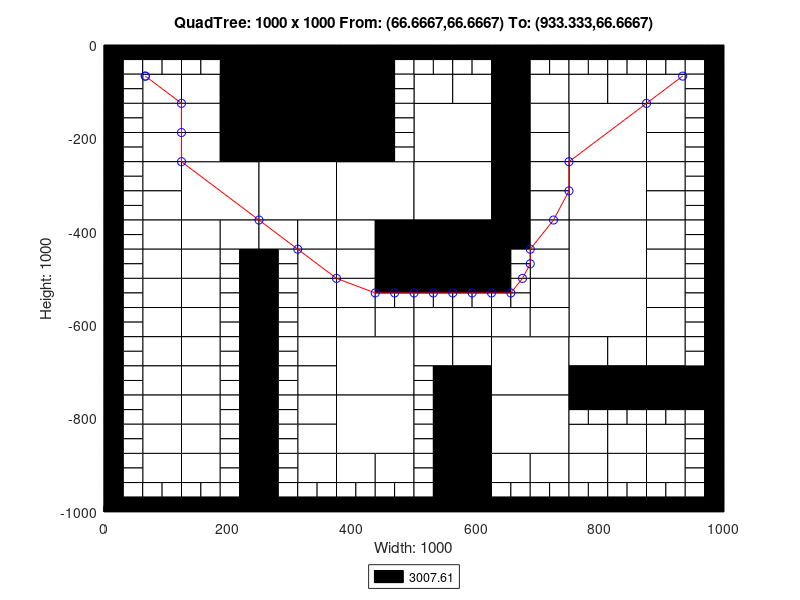

Recreate this plot in MATLAB.
axis([0 1000 -1000 0]);
title('QuadTree: 1000 x 1000 From: (66.6667,66.6667) To: (933.333,66.6667)');
xlabel('Width: 1000');
ylabel('Height: 1000');
rectangle('Position',[250 -125 125 125], 'FaceColor',[0 0 0]);
rectangle('Position',[250 -250 125 125], 'FaceColor',[0 0 0]);
rectangle('Position',[125 -375 125 125], 'FaceColor',[1 1 1]);
rectangle('Position',[250 -375 125 125], 'FaceColor',[1 1 1]);
rectangle('Position',[375 -375 125 125], 'FaceColor',[1 1 1]);
rectangle('Position',[500 -250 125 125], 'FaceColor',[1 1 1]);
rectangle('Position',[750 -250 125 125], 'FaceColor',[1 1 1]);
rectangle('Position',[500 -375 125 125], 'FaceColor',[1 1 1]);
rectangle('Position',[500 -500 125 125], 'FaceColor',[0 0 0]);
rectangle('Position',[750 -375 125 125], 'FaceColor',[1 1 1]);
rectangle('Position',[750 -500 125 125], 'FaceColor',[1 1 1]);
rectangle('Position',[375 -750 125 125], 'FaceColor',[1 1 1]);
rectangle('Position',[375 -875 125 125], 'FaceColor',[1 1 1]);
rectangle('Position',[625 -750 125 125], 'FaceColor',[1 1 1]);
rectangle('Position',[750 -625 125 125], 'FaceColor',[1 1 1]);
rectangle('Position',[625 -875 125 125], 'FaceColor',[1 1 1]);
rectangle('Position',[62.5 -125 62.5 62.5], 'FaceColor',[1 1 1]);
rectangle('Position',[187.5 -62.5 62.5 62.5], 'FaceColor',[0 0 0]);
rectangle('Position',[125 -125 62.5 62.5], 'FaceColor',[1 1 1]);
rectangle('Position',[187.5 -125 62.5 62.5], 'FaceColor',[0 0 0]);
rectangle('Position',[62.5 -187.5 62.5 62.5], 'FaceColor',[1 1 1]);
rectangle('Position',[62.5 -250 62.5 62.5], 'FaceColor',[1 1 1]);
rectangle('Position',[125 -187.5 62.5 62.5], 'FaceColor',[1 1 1]);
rectangle('Position',[187.5 -187.5 62.5 62.5], 'FaceColor',[0 0 0]);
rectangle('Position',[125 -250 62.5 62.5], 'FaceColor',[1 1 1]);
rectangle('Position',[187.5 -250 62.5 62.5], 'FaceColor',[0 0 0]);
rectangle('Position',[375 -62.5 62.5 62.5], 'FaceColor',[0 0 0]);
rectangle('Position',[375 -125 62.5 62.5], 'FaceColor',[0 0 0]);
rectangle('Position',[375 -187.5 62.5 62.5], 'FaceColor',[0 0 0]);
rectangle('Position',[375 -250 62.5 62.5], 'FaceColor',[0 0 0]);
rectangle('Position',[62.5 -312.5 62.5 62.5], 'FaceColor',[1 1 1]);
rectangle('Position',[62.5 -375 62.5 62.5], 'FaceColor',[1 1 1]);
rectangle('Position',[62.5 -437.5 62.5 62.5], 'FaceColor',[1 1 1]);
rectangle('Position',[62.5 -500 62.5 62.5], 'FaceColor',[1 1 1]);
rectangle('Position',[125 -437.5 62.5 62.5], 'FaceColor',[1 1 1]);
rectangle('Position',[187.5 -437.5 62.5 62.5], 'FaceColor',[1 1 1]);
rectangle('Position',[125 -500 62.5 62.5], 'FaceColor',[1 1 1]);
rectangle('Position',[250 -437.5 62.5 62.5], 'FaceColor',[1 1 1]);
rectangle('Position',[312.5 -437.5 62.5 62.5], 'FaceColor',[1 1 1]);
rectangle('Position',[312.5 -500 62.5 62.5], 'FaceColor',[1 1 1]);
rectangle('Position',[375 -437.5 62.5 62.5], 'FaceColor',[1 1 1]);
rectangle('Position',[437.5 -437.5 62.5 62.5], 'FaceColor',[0 0 0]);
rectangle('Position',[375 -500 62.5 62.5], 'FaceColor',[1 1 1]);
rectangle('Position',[437.5 -500 62.5 62.5], 'FaceColor',[0 0 0]);
rectangle('Position',[500 -125 62.5 62.5], 'FaceColor',[1 1 1]);
rectangle('Position',[562.5 -125 62.5 62.5], 'FaceColor',[1 1 1]);
rectangle('Position',[625 -62.5 62.5 62.5], 'FaceColor',[0 0 0]);
rectangle('Position',[625 -125 62.5 62.5], 'FaceColor',[0 0 0]);
rectangle('Position',[687.5 -125 62.5 62.5], 'FaceColor',[1 1 1]);
rectangle('Position',[625 -187.5 62.5 62.5], 'FaceColor',[0 0 0]);
rectangle('Position',[687.5 -187.5 62.5 62.5], 'FaceColor',[1 1 1]);
rectangle('Position',[625 -250 62.5 62.5], 'FaceColor',[0 0 0]);
rectangle('Position',[687.5 -250 62.5 62.5], 'FaceColor',[1 1 1]);
rectangle('Position',[750 -125 62.5 62.5], 'FaceColor',[1 1 1]);
rectangle('Position',[812.5 -125 62.5 62.5], 'FaceColor',[1 1 1]);
rectangle('Position',[875 -125 62.5 62.5], 'FaceColor',[1 1 1]);
rectangle('Position',[875 -187.5 62.5 62.5], 'FaceColor',[1 1 1]);
rectangle('Position',[875 -250 62.5 62.5], 'FaceColor',[1 1 1]);
rectangle('Position',[625 -312.5 62.5 62.5], 'FaceColor',[0 0 0]);
rectangle('Position',[687.5 -312.5 62.5 62.5], 'FaceColor',[1 1 1]);
rectangle('Position',[625 -375 62.5 62.5], 'FaceColor',[0 0 0]);
rectangle('Position',[687.5 -375 62.5 62.5], 'FaceColor',[1 1 1]);
rectangle('Position',[625 -437.5 62.5 62.5], 'FaceColor',[0 0 0]);
rectangle('Position',[687.5 -437.5 62.5 62.5], 'FaceColor',[1 1 1]);
rectangle('Position',[687.5 -500 62.5 62.5], 'FaceColor',[1 1 1]);
rectangle('Position',[875 -312.5 62.5 62.5], 'FaceColor',[1 1 1]);
rectangle('Position',[875 -375 62.5 62.5], 'FaceColor',[1 1 1]);
rectangle('Position',[875 -437.5 62.5 62.5], 'FaceColor',[1 1 1]);
rectangle('Position',[875 -500 62.5 62.5], 'FaceColor',[1 1 1]);
rectangle('Position',[62.5 -562.5 62.5 62.5], 'FaceColor',[1 1 1]);
rectangle('Position',[62.5 -625 62.5 62.5], 'FaceColor',[1 1 1]);
rectangle('Position',[125 -562.5 62.5 62.5], 'FaceColor',[1 1 1]);
rectangle('Position',[125 -625 62.5 62.5], 'FaceColor',[1 1 1]);
rectangle('Position',[62.5 -687.5 62.5 62.5], 'FaceColor',[1 1 1]);
rectangle('Position',[62.5 -750 62.5 62.5], 'FaceColor',[1 1 1]);
rectangle('Position',[125 -687.5 62.5 62.5], 'FaceColor',[1 1 1]);
rectangle('Position',[125 -750 62.5 62.5], 'FaceColor',[1 1 1]);
rectangle('Position',[312.5 -562.5 62.5 62.5], 'FaceColor',[1 1 1]);
rectangle('Position',[312.5 -625 62.5 62.5], 'FaceColor',[1 1 1]);
rectangle('Position',[375 -562.5 62.5 62.5], 'FaceColor',[1 1 1]);
rectangle('Position',[375 -625 62.5 62.5], 'FaceColor',[1 1 1]);
rectangle('Position',[437.5 -625 62.5 62.5], 'FaceColor',[1 1 1]);
rectangle('Position',[312.5 -687.5 62.5 62.5], 'FaceColor',[1 1 1]);
rectangle('Position',[312.5 -750 62.5 62.5], 'FaceColor',[1 1 1]);
rectangle('Position',[62.5 -812.5 62.5 62.5], 'FaceColor',[1 1 1]);
rectangle('Position',[62.5 -875 62.5 62.5], 'FaceColor',[1 1 1]);
rectangle('Position',[125 -812.5 62.5 62.5], 'FaceColor',[1 1 1]);
rectangle('Position',[125 -875 62.5 62.5], 'FaceColor',[1 1 1]);
rectangle('Position',[62.5 -937.5 62.5 62.5], 'FaceColor',[1 1 1]);
rectangle('Position',[125 -937.5 62.5 62.5], 'FaceColor',[1 1 1]);
rectangle('Position',[312.5 -812.5 62.5 62.5], 'FaceColor',[1 1 1]);
rectangle('Position',[312.5 -875 62.5 62.5], 'FaceColor',[1 1 1]);
rectangle('Position',[312.5 -937.5 62.5 62.5], 'FaceColor',[1 1 1]);
rectangle('Position',[375 -937.5 62.5 62.5], 'FaceColor',[1 1 1]);
rectangle('Position',[437.5 -937.5 62.5 62.5], 'FaceColor',[1 1 1]);
rectangle('Position',[500 -625 62.5 62.5], 'FaceColor',[1 1 1]);
rectangle('Position',[562.5 -625 62.5 62.5], 'FaceColor',[1 1 1]);
rectangle('Position',[687.5 -562.5 62.5 62.5], 'FaceColor',[1 1 1]);
rectangle('Position',[625 -625 62.5 62.5], 'FaceColor',[1 1 1]);
rectangle('Position',[687.5 -625 62.5 62.5], 'FaceColor',[1 1 1]);
rectangle('Position',[500 -687.5 62.5 62.5], 'FaceColor',[1 1 1]);
rectangle('Position',[562.5 -687.5 62.5 62.5], 'FaceColor',[1 1 1]);
rectangle('Position',[562.5 -750 62.5 62.5], 'FaceColor',[0 0 0]);
rectangle('Position',[875 -562.5 62.5 62.5], 'FaceColor',[1 1 1]);
rectangle('Position',[875 -625 62.5 62.5], 'FaceColor',[1 1 1]);
rectangle('Position',[750 -687.5 62.5 62.5], 'FaceColor',[1 1 1]);
rectangle('Position',[812.5 -687.5 62.5 62.5], 'FaceColor',[1 1 1]);
rectangle('Position',[750 -750 62.5 62.5], 'FaceColor',[0 0 0]);
rectangle('Position',[812.5 -750 62.5 62.5], 'FaceColor',[0 0 0]);
rectangle('Position',[875 -687.5 62.5 62.5], 'FaceColor',[1 1 1]);
rectangle('Position',[875 -750 62.5 62.5], 'FaceColor',[0 0 0]);
rectangle('Position',[937.5 -750 62.5 62.5], 'FaceColor',[0 0 0]);
rectangle('Position',[562.5 -812.5 62.5 62.5], 'FaceColor',[0 0 0]);
rectangle('Position',[562.5 -875 62.5 62.5], 'FaceColor',[0 0 0]);
rectangle('Position',[562.5 -937.5 62.5 62.5], 'FaceColor',[0 0 0]);
rectangle('Position',[562.5 -1000 62.5 62.5], 'FaceColor',[0 0 0]);
rectangle('Position',[625 -937.5 62.5 62.5], 'FaceColor',[1 1 1]);
rectangle('Position',[687.5 -937.5 62.5 62.5], 'FaceColor',[1 1 1]);
rectangle('Position',[750 -875 62.5 62.5], 'FaceColor',[1 1 1]);
rectangle('Position',[812.5 -875 62.5 62.5], 'FaceColor',[1 1 1]);
rectangle('Position',[875 -875 62.5 62.5], 'FaceColor',[1 1 1]);
rectangle('Position',[750 -937.5 62.5 62.5], 'FaceColor',[1 1 1]);
rectangle('Position',[812.5 -937.5 62.5 62.5], 'FaceColor',[1 1 1]);
rectangle('Position',[875 -937.5 62.5 62.5], 'FaceColor',[1 1 1]);
rectangle('Position',[0 -31.25 31.25 31.25], 'FaceColor',[0 0 0]);
rectangle('Position',[31.25 -31.25 31.25 31.25], 'FaceColor',[0 0 0]);
rectangle('Position',[0 -62.5 31.25 31.25], 'FaceColor',[0 0 0]);
rectangle('Position',[31.25 -62.5 31.25 31.25], 'FaceColor',[1 1 1]);
rectangle('Position',[62.5 -31.25 31.25 31.25], 'FaceColor',[0 0 0]);
rectangle('Position',[93.75 -31.25 31.25 31.25], 'FaceColor',[0 0 0]);
rectangle('Position',[62.5 -62.5 31.25 31.25], 'FaceColor',[1 1 1]);
rectangle('Position',[93.75 -62.5 31.25 31.25], 'FaceColor',[1 1 1]);
rectangle('Position',[0 -93.75 31.25 31.25], 'FaceColor',[0 0 0]);
rectangle('Position',[31.25 -93.75 31.25 31.25], 'FaceColor',[1 1 1]);
rectangle('Position',[0 -125 31.25 31.25], 'FaceColor',[0 0 0]);
rectangle('Position',[31.25 -125 31.25 31.25], 'FaceColor',[1 1 1]);
rectangle('Position',[125 -31.25 31.25 31.25], 'FaceColor',[0 0 0]);
rectangle('Position',[156.25 -31.25 31.25 31.25], 'FaceColor',[0 0 0]);
rectangle('Position',[125 -62.5 31.25 31.25], 'FaceColor',[1 1 1]);
rectangle('Position',[156.25 -62.5 31.25 31.25], 'FaceColor',[1 1 1]);
rectangle('Position',[0 -156.25 31.25 31.25], 'FaceColor',[0 0 0]);
rectangle('Position',[31.25 -156.25 31.25 31.25], 'FaceColor',[1 1 1]);
rectangle('Position',[0 -187.5 31.25 31.25], 'FaceColor',[0 0 0]);
rectangle('Position',[31.25 -187.5 31.25 31.25], 'FaceColor',[1 1 1]);
rectangle('Position',[0 -218.75 31.25 31.25], 'FaceColor',[0 0 0]);
rectangle('Position',[31.25 -218.75 31.25 31.25], 'FaceColor',[1 1 1]);
rectangle('Position',[0 -250 31.25 31.25], 'FaceColor',[0 0 0]);
rectangle('Position',[31.25 -250 31.25 31.25], 'FaceColor',[1 1 1]);
rectangle('Position',[437.5 -31.25 31.25 31.25], 'FaceColor',[0 0 0]);
rectangle('Position',[468.75 -31.25 31.25 31.25], 'FaceColor',[0 0 0]);
rectangle('Position',[437.5 -62.5 31.25 31.25], 'FaceColor',[0 0 0]);
rectangle('Position',[468.75 -62.5 31.25 31.25], 'FaceColor',[1 1 1]);
rectangle('Position',[437.5 -93.75 31.25 31.25], 'FaceColor',[0 0 0]);
rectangle('Position',[468.75 -93.75 31.25 31.25], 'FaceColor',[1 1 1]);
rectangle('Position',[437.5 -125 31.25 31.25], 'FaceColor',[0 0 0]);
rectangle('Position',[468.75 -125 31.25 31.25], 'FaceColor',[1 1 1]);
rectangle('Position',[437.5 -156.25 31.25 31.25], 'FaceColor',[0 0 0]);
rectangle('Position',[468.75 -156.25 31.25 31.25], 'FaceColor',[1 1 1]);
rectangle('Position',[437.5 -187.5 31.25 31.25], 'FaceColor',[0 0 0]);
rectangle('Position',[468.75 -187.5 31.25 31.25], 'FaceColor',[1 1 1]);
rectangle('Position',[437.5 -218.75 31.25 31.25], 'FaceColor',[0 0 0]);
rectangle('Position',[468.75 -218.75 31.25 31.25], 'FaceColor',[1 1 1]);
rectangle('Position',[437.5 -250 31.25 31.25], 'FaceColor',[0 0 0]);
rectangle('Position',[468.75 -250 31.25 31.25], 'FaceColor',[1 1 1]);
rectangle('Position',[0 -281.25 31.25 31.25], 'FaceColor',[0 0 0]);
rectangle('Position',[31.25 -281.25 31.25 31.25], 'FaceColor',[1 1 1]);
rectangle('Position',[0 -312.5 31.25 31.25], 'FaceColor',[0 0 0]);
rectangle('Position',[31.25 -312.5 31.25 31.25], 'FaceColor',[1 1 1]);
rectangle('Position',[0 -343.75 31.25 31.25], 'FaceColor',[0 0 0]);
rectangle('Position',[31.25 -343.75 31.25 31.25], 'FaceColor',[1 1 1]);
rectangle('Position',[0 -375 31.25 31.25], 'FaceColor',[0 0 0]);
rectangle('Position',[31.25 -375 31.25 31.25], 'FaceColor',[1 1 1]);
rectangle('Position',[0 -406.25 31.25 31.25], 'FaceColor',[0 0 0]);
rectangle('Position',[31.25 -406.25 31.25 31.25], 'FaceColor',[1 1 1]);
rectangle('Position',[0 -437.5 31.25 31.25], 'FaceColor',[0 0 0]);
rectangle('Position',[31.25 -437.5 31.25 31.25], 'FaceColor',[1 1 1]);
rectangle('Position',[0 -468.75 31.25 31.25], 'FaceColor',[0 0 0]);
rectangle('Position',[31.25 -468.75 31.25 31.25], 'FaceColor',[1 1 1]);
rectangle('Position',[0 -500 31.25 31.25], 'FaceColor',[0 0 0]);
rectangle('Position',[31.25 -500 31.25 31.25], 'FaceColor',[1 1 1]);
rectangle('Position',[187.5 -468.75 31.25 31.25], 'FaceColor',[1 1 1]);
rectangle('Position',[218.75 -468.75 31.25 31.25], 'FaceColor',[0 0 0]);
rectangle('Position',[187.5 -500 31.25 31.25], 'FaceColor',[1 1 1]);
rectangle('Position',[218.75 -500 31.25 31.25], 'FaceColor',[0 0 0]);
rectangle('Position',[250 -468.75 31.25 31.25], 'FaceColor',[0 0 0]);
rectangle('Position',[281.25 -468.75 31.25 31.25], 'FaceColor',[1 1 1]);
rectangle('Position',[250 -500 31.25 31.25], 'FaceColor',[0 0 0]);
rectangle('Position',[281.25 -500 31.25 31.25], 'FaceColor',[1 1 1]);
rectangle('Position',[500 -31.25 31.25 31.25], 'FaceColor',[0 0 0]);
rectangle('Position',[531.25 -31.25 31.25 31.25], 'FaceColor',[0 0 0]);
rectangle('Position',[500 -62.5 31.25 31.25], 'FaceColor',[1 1 1]);
rectangle('Position',[531.25 -62.5 31.25 31.25], 'FaceColor',[1 1 1]);
rectangle('Position',[562.5 -31.25 31.25 31.25], 'FaceColor',[0 0 0]);
rectangle('Position',[593.75 -31.25 31.25 31.25], 'FaceColor',[0 0 0]);
rectangle('Position',[562.5 -62.5 31.25 31.25], 'FaceColor',[1 1 1]);
rectangle('Position',[593.75 -62.5 31.25 31.25], 'FaceColor',[1 1 1]);
rectangle('Position',[687.5 -31.25 31.25 31.25], 'FaceColor',[0 0 0]);
rectangle('Position',[718.75 -31.25 31.25 31.25], 'FaceColor',[0 0 0]);
rectangle('Position',[687.5 -62.5 31.25 31.25], 'FaceColor',[1 1 1]);
rectangle('Position',[718.75 -62.5 31.25 31.25], 'FaceColor',[1 1 1]);
rectangle('Position',[750 -31.25 31.25 31.25], 'FaceColor',[0 0 0]);
rectangle('Position',[781.25 -31.25 31.25 31.25], 'FaceColor',[0 0 0]);
rectangle('Position',[750 -62.5 31.25 31.25], 'FaceColor',[1 1 1]);
rectangle('Position',[781.25 -62.5 31.25 31.25], 'FaceColor',[1 1 1]);
rectangle('Position',[812.5 -31.25 31.25 31.25], 'FaceColor',[0 0 0]);
rectangle('Position',[843.75 -31.25 31.25 31.25], 'FaceColor',[0 0 0]);
rectangle('Position',[812.5 -62.5 31.25 31.25], 'FaceColor',[1 1 1]);
rectangle('Position',[843.75 -62.5 31.25 31.25], 'FaceColor',[1 1 1]);
rectangle('Position',[875 -31.25 31.25 31.25], 'FaceColor',[0 0 0]);
rectangle('Position',[906.25 -31.25 31.25 31.25], 'FaceColor',[0 0 0]);
rectangle('Position',[875 -62.5 31.25 31.25], 'FaceColor',[1 1 1]);
rectangle('Position',[906.25 -62.5 31.25 31.25], 'FaceColor',[1 1 1]);
rectangle('Position',[937.5 -31.25 31.25 31.25], 'FaceColor',[0 0 0]);
rectangle('Position',[968.75 -31.25 31.25 31.25], 'FaceColor',[0 0 0]);
rectangle('Position',[937.5 -62.5 31.25 31.25], 'FaceColor',[1 1 1]);
rectangle('Position',[968.75 -62.5 31.25 31.25], 'FaceColor',[0 0 0]);
rectangle('Position',[937.5 -93.75 31.25 31.25], 'FaceColor',[1 1 1]);
rectangle('Position',[968.75 -93.75 31.25 31.25], 'FaceColor',[0 0 0]);
rectangle('Position',[937.5 -125 31.25 31.25], 'FaceColor',[1 1 1]);
rectangle('Position',[968.75 -125 31.25 31.25], 'FaceColor',[0 0 0]);
rectangle('Position',[937.5 -156.25 31.25 31.25], 'FaceColor',[1 1 1]);
rectangle('Position',[968.75 -156.25 31.25 31.25], 'FaceColor',[0 0 0]);
rectangle('Position',[937.5 -187.5 31.25 31.25], 'FaceColor',[1 1 1]);
rectangle('Position',[968.75 -187.5 31.25 31.25], 'FaceColor',[0 0 0]);
rectangle('Position',[937.5 -218.75 31.25 31.25], 'FaceColor',[1 1 1]);
rectangle('Position',[968.75 -218.75 31.25 31.25], 'FaceColor',[0 0 0]);
rectangle('Position',[937.5 -250 31.25 31.25], 'FaceColor',[1 1 1]);
rectangle('Position',[968.75 -250 31.25 31.25], 'FaceColor',[0 0 0]);
rectangle('Position',[625 -468.75 31.25 31.25], 'FaceColor',[0 0 0]);
rectangle('Position',[656.25 -468.75 31.25 31.25], 'FaceColor',[1 1 1]);
rectangle('Position',[625 -500 31.25 31.25], 'FaceColor',[0 0 0]);
rectangle('Position',[656.25 -500 31.25 31.25], 'FaceColor',[1 1 1]);
rectangle('Position',[937.5 -281.25 31.25 31.25], 'FaceColor',[1 1 1]);
rectangle('Position',[968.75 -281.25 31.25 31.25], 'FaceColor',[0 0 0]);
rectangle('Position',[937.5 -312.5 31.25 31.25], 'FaceColor',[1 1 1]);
rectangle('Position',[968.75 -312.5 31.25 31.25], 'FaceColor',[0 0 0]);
rectangle('Position',[937.5 -343.75 31.25 31.25], 'FaceColor',[1 1 1]);
rectangle('Position',[968.75 -343.75 31.25 31.25], 'FaceColor',[0 0 0]);
rectangle('Position',[937.5 -375 31.25 31.25], 'FaceColor',[1 1 1]);
rectangle('Position',[968.75 -375 31.25 31.25], 'FaceColor',[0 0 0]);
rectangle('Position',[937.5 -406.25 31.25 31.25], 'FaceColor',[1 1 1]);
rectangle('Position',[968.75 -406.25 31.25 31.25], 'FaceColor',[0 0 0]);
rectangle('Position',[937.5 -437.5 31.25 31.25], 'FaceColor',[1 1 1]);
rectangle('Position',[968.75 -437.5 31.25 31.25], 'FaceColor',[0 0 0]);
rectangle('Position',[937.5 -468.75 31.25 31.25], 'FaceColor',[1 1 1]);
rectangle('Position',[968.75 -468.75 31.25 31.25], 'FaceColor',[0 0 0]);
rectangle('Position',[937.5 -500 31.25 31.25], 'FaceColor',[1 1 1]);
rectangle('Position',[968.75 -500 31.25 31.25], 'FaceColor',[0 0 0]);
rectangle('Position',[0 -531.25 31.25 31.25], 'FaceColor',[0 0 0]);
rectangle('Position',[31.25 -531.25 31.25 31.25], 'FaceColor',[1 1 1]);
rectangle('Position',[0 -562.5 31.25 31.25], 'FaceColor',[0 0 0]);
rectangle('Position',[31.25 -562.5 31.25 31.25], 'FaceColor',[1 1 1]);
rectangle('Position',[0 -593.75 31.25 31.25], 'FaceColor',[0 0 0]);
rectangle('Position',[31.25 -593.75 31.25 31.25], 'FaceColor',[1 1 1]);
rectangle('Position',[0 -625 31.25 31.25], 'FaceColor',[0 0 0]);
rectangle('Position',[31.25 -625 31.25 31.25], 'FaceColor',[1 1 1]);
rectangle('Position',[187.5 -531.25 31.25 31.25], 'FaceColor',[1 1 1]);
rectangle('Position',[218.75 -531.25 31.25 31.25], 'FaceColor',[0 0 0]);
rectangle('Position',[187.5 -562.5 31.25 31.25], 'FaceColor',[1 1 1]);
rectangle('Position',[218.75 -562.5 31.25 31.25], 'FaceColor',[0 0 0]);
rectangle('Position',[187.5 -593.75 31.25 31.25], 'FaceColor',[1 1 1]);
rectangle('Position',[218.75 -593.75 31.25 31.25], 'FaceColor',[0 0 0]);
rectangle('Position',[187.5 -625 31.25 31.25], 'FaceColor',[1 1 1]);
rectangle('Position',[218.75 -625 31.25 31.25], 'FaceColor',[0 0 0]);
rectangle('Position',[0 -656.25 31.25 31.25], 'FaceColor',[0 0 0]);
rectangle('Position',[31.25 -656.25 31.25 31.25], 'FaceColor',[1 1 1]);
rectangle('Position',[0 -687.5 31.25 31.25], 'FaceColor',[0 0 0]);
rectangle('Position',[31.25 -687.5 31.25 31.25], 'FaceColor',[1 1 1]);
rectangle('Position',[0 -718.75 31.25 31.25], 'FaceColor',[0 0 0]);
rectangle('Position',[31.25 -718.75 31.25 31.25], 'FaceColor',[1 1 1]);
rectangle('Position',[0 -750 31.25 31.25], 'FaceColor',[0 0 0]);
rectangle('Position',[31.25 -750 31.25 31.25], 'FaceColor',[1 1 1]);
rectangle('Position',[187.5 -656.25 31.25 31.25], 'FaceColor',[1 1 1]);
rectangle('Position',[218.75 -656.25 31.25 31.25], 'FaceColor',[0 0 0]);
rectangle('Position',[187.5 -687.5 31.25 31.25], 'FaceColor',[1 1 1]);
rectangle('Position',[218.75 -687.5 31.25 31.25], 'FaceColor',[0 0 0]);
rectangle('Position',[187.5 -718.75 31.25 31.25], 'FaceColor',[1 1 1]);
rectangle('Position',[218.75 -718.75 31.25 31.25], 'FaceColor',[0 0 0]);
rectangle('Position',[187.5 -750 31.25 31.25], 'FaceColor',[1 1 1]);
rectangle('Position',[218.75 -750 31.25 31.25], 'FaceColor',[0 0 0]);
rectangle('Position',[250 -531.25 31.25 31.25], 'FaceColor',[0 0 0]);
rectangle('Position',[281.25 -531.25 31.25 31.25], 'FaceColor',[1 1 1]);
rectangle('Position',[250 -562.5 31.25 31.25], 'FaceColor',[0 0 0]);
rectangle('Position',[281.25 -562.5 31.25 31.25], 'FaceColor',[1 1 1]);
rectangle('Position',[250 -593.75 31.25 31.25], 'FaceColor',[0 0 0]);
rectangle('Position',[281.25 -593.75 31.25 31.25], 'FaceColor',[1 1 1]);
rectangle('Position',[250 -625 31.25 31.25], 'FaceColor',[0 0 0]);
rectangle('Position',[281.25 -625 31.25 31.25], 'FaceColor',[1 1 1]);
rectangle('Position',[437.5 -531.25 31.25 31.25], 'FaceColor',[0 0 0]);
rectangle('Position',[468.75 -531.25 31.25 31.25], 'FaceColor',[0 0 0]);
rectangle('Position',[437.5 -562.5 31.25 31.25], 'FaceColor',[1 1 1]);
rectangle('Position',[468.75 -562.5 31.25 31.25], 'FaceColor',[1 1 1]);
rectangle('Position',[250 -656.25 31.25 31.25], 'FaceColor',[0 0 0]);
rectangle('Position',[281.25 -656.25 31.25 31.25], 'FaceColor',[1 1 1]);
rectangle('Position',[250 -687.5 31.25 31.25], 'FaceColor',[0 0 0]);
rectangle('Position',[281.25 -687.5 31.25 31.25], 'FaceColor',[1 1 1]);
rectangle('Position',[250 -718.75 31.25 31.25], 'FaceColor',[0 0 0]);
rectangle('Position',[281.25 -718.75 31.25 31.25], 'FaceColor',[1 1 1]);
rectangle('Position',[250 -750 31.25 31.25], 'FaceColor',[0 0 0]);
rectangle('Position',[281.25 -750 31.25 31.25], 'FaceColor',[1 1 1]);
rectangle('Position',[0 -781.25 31.25 31.25], 'FaceColor',[0 0 0]);
rectangle('Position',[31.25 -781.25 31.25 31.25], 'FaceColor',[1 1 1]);
rectangle('Position',[0 -812.5 31.25 31.25], 'FaceColor',[0 0 0]);
rectangle('Position',[31.25 -812.5 31.25 31.25], 'FaceColor',[1 1 1]);
rectangle('Position',[0 -843.75 31.25 31.25], 'FaceColor',[0 0 0]);
rectangle('Position',[31.25 -843.75 31.25 31.25], 'FaceColor',[1 1 1]);
rectangle('Position',[0 -875 31.25 31.25], 'FaceColor',[0 0 0]);
rectangle('Position',[31.25 -875 31.25 31.25], 'FaceColor',[1 1 1]);
rectangle('Position',[187.5 -781.25 31.25 31.25], 'FaceColor',[1 1 1]);
rectangle('Position',[218.75 -781.25 31.25 31.25], 'FaceColor',[0 0 0]);
rectangle('Position',[187.5 -812.5 31.25 31.25], 'FaceColor',[1 1 1]);
rectangle('Position',[218.75 -812.5 31.25 31.25], 'FaceColor',[0 0 0]);
rectangle('Position',[187.5 -843.75 31.25 31.25], 'FaceColor',[1 1 1]);
rectangle('Position',[218.75 -843.75 31.25 31.25], 'FaceColor',[0 0 0]);
rectangle('Position',[187.5 -875 31.25 31.25], 'FaceColor',[1 1 1]);
rectangle('Position',[218.75 -875 31.25 31.25], 'FaceColor',[0 0 0]);
rectangle('Position',[0 -906.25 31.25 31.25], 'FaceColor',[0 0 0]);
rectangle('Position',[31.25 -906.25 31.25 31.25], 'FaceColor',[1 1 1]);
rectangle('Position',[0 -937.5 31.25 31.25], 'FaceColor',[0 0 0]);
rectangle('Position',[31.25 -937.5 31.25 31.25], 'FaceColor',[1 1 1]);
rectangle('Position',[0 -968.75 31.25 31.25], 'FaceColor',[0 0 0]);
rectangle('Position',[31.25 -968.75 31.25 31.25], 'FaceColor',[1 1 1]);
rectangle('Position',[0 -1000 31.25 31.25], 'FaceColor',[0 0 0]);
rectangle('Position',[31.25 -1000 31.25 31.25], 'FaceColor',[0 0 0]);
rectangle('Position',[62.5 -968.75 31.25 31.25], 'FaceColor',[1 1 1]);
rectangle('Position',[93.75 -968.75 31.25 31.25], 'FaceColor',[1 1 1]);
rectangle('Position',[62.5 -1000 31.25 31.25], 'FaceColor',[0 0 0]);
rectangle('Position',[93.75 -1000 31.25 31.25], 'FaceColor',[0 0 0]);
rectangle('Position',[187.5 -906.25 31.25 31.25], 'FaceColor',[1 1 1]);
rectangle('Position',[218.75 -906.25 31.25 31.25], 'FaceColor',[0 0 0]);
rectangle('Position',[187.5 -937.5 31.25 31.25], 'FaceColor',[1 1 1]);
rectangle('Position',[218.75 -937.5 31.25 31.25], 'FaceColor',[0 0 0]);
rectangle('Position',[125 -968.75 31.25 31.25], 'FaceColor',[1 1 1]);
rectangle('Position',[156.25 -968.75 31.25 31.25], 'FaceColor',[1 1 1]);
rectangle('Position',[125 -1000 31.25 31.25], 'FaceColor',[0 0 0]);
rectangle('Position',[156.25 -1000 31.25 31.25], 'FaceColor',[0 0 0]);
rectangle('Position',[187.5 -968.75 31.25 31.25], 'FaceColor',[1 1 1]);
rectangle('Position',[218.75 -968.75 31.25 31.25], 'FaceColor',[0 0 0]);
rectangle('Position',[187.5 -1000 31.25 31.25], 'FaceColor',[0 0 0]);
rectangle('Position',[218.75 -1000 31.25 31.25], 'FaceColor',[0 0 0]);
rectangle('Position',[250 -781.25 31.25 31.25], 'FaceColor',[0 0 0]);
rectangle('Position',[281.25 -781.25 31.25 31.25], 'FaceColor',[1 1 1]);
rectangle('Position',[250 -812.5 31.25 31.25], 'FaceColor',[0 0 0]);
rectangle('Position',[281.25 -812.5 31.25 31.25], 'FaceColor',[1 1 1]);
rectangle('Position',[250 -843.75 31.25 31.25], 'FaceColor',[0 0 0]);
rectangle('Position',[281.25 -843.75 31.25 31.25], 'FaceColor',[1 1 1]);
rectangle('Position',[250 -875 31.25 31.25], 'FaceColor',[0 0 0]);
rectangle('Position',[281.25 -875 31.25 31.25], 'FaceColor',[1 1 1]);
rectangle('Position',[250 -906.25 31.25 31.25], 'FaceColor',[0 0 0]);
rectangle('Position',[281.25 -906.25 31.25 31.25], 'FaceColor',[1 1 1]);
rectangle('Position',[250 -937.5 31.25 31.25], 'FaceColor',[0 0 0]);
rectangle('Position',[281.25 -937.5 31.25 31.25], 'FaceColor',[1 1 1]);
rectangle('Position',[250 -968.75 31.25 31.25], 'FaceColor',[0 0 0]);
rectangle('Position',[281.25 -968.75 31.25 31.25], 'FaceColor',[1 1 1]);
rectangle('Position',[250 -1000 31.25 31.25], 'FaceColor',[0 0 0]);
rectangle('Position',[281.25 -1000 31.25 31.25], 'FaceColor',[0 0 0]);
rectangle('Position',[312.5 -968.75 31.25 31.25], 'FaceColor',[1 1 1]);
rectangle('Position',[343.75 -968.75 31.25 31.25], 'FaceColor',[1 1 1]);
rectangle('Position',[312.5 -1000 31.25 31.25], 'FaceColor',[0 0 0]);
rectangle('Position',[343.75 -1000 31.25 31.25], 'FaceColor',[0 0 0]);
rectangle('Position',[375 -968.75 31.25 31.25], 'FaceColor',[1 1 1]);
rectangle('Position',[406.25 -968.75 31.25 31.25], 'FaceColor',[1 1 1]);
rectangle('Position',[375 -1000 31.25 31.25], 'FaceColor',[0 0 0]);
rectangle('Position',[406.25 -1000 31.25 31.25], 'FaceColor',[0 0 0]);
rectangle('Position',[437.5 -968.75 31.25 31.25], 'FaceColor',[1 1 1]);
rectangle('Position',[468.75 -968.75 31.25 31.25], 'FaceColor',[1 1 1]);
rectangle('Position',[437.5 -1000 31.25 31.25], 'FaceColor',[0 0 0]);
rectangle('Position',[468.75 -1000 31.25 31.25], 'FaceColor',[0 0 0]);
rectangle('Position',[500 -531.25 31.25 31.25], 'FaceColor',[0 0 0]);
rectangle('Position',[531.25 -531.25 31.25 31.25], 'FaceColor',[0 0 0]);
rectangle('Position',[500 -562.5 31.25 31.25], 'FaceColor',[1 1 1]);
rectangle('Position',[531.25 -562.5 31.25 31.25], 'FaceColor',[1 1 1]);
rectangle('Position',[562.5 -531.25 31.25 31.25], 'FaceColor',[0 0 0]);
rectangle('Position',[593.75 -531.25 31.25 31.25], 'FaceColor',[0 0 0]);
rectangle('Position',[562.5 -562.5 31.25 31.25], 'FaceColor',[1 1 1]);
rectangle('Position',[593.75 -562.5 31.25 31.25], 'FaceColor',[1 1 1]);
rectangle('Position',[625 -531.25 31.25 31.25], 'FaceColor',[0 0 0]);
rectangle('Position',[656.25 -531.25 31.25 31.25], 'FaceColor',[1 1 1]);
rectangle('Position',[625 -562.5 31.25 31.25], 'FaceColor',[1 1 1]);
rectangle('Position',[656.25 -562.5 31.25 31.25], 'FaceColor',[1 1 1]);
rectangle('Position',[500 -718.75 31.25 31.25], 'FaceColor',[1 1 1]);
rectangle('Position',[531.25 -718.75 31.25 31.25], 'FaceColor',[0 0 0]);
rectangle('Position',[500 -750 31.25 31.25], 'FaceColor',[1 1 1]);
rectangle('Position',[531.25 -750 31.25 31.25], 'FaceColor',[0 0 0]);
rectangle('Position',[937.5 -531.25 31.25 31.25], 'FaceColor',[1 1 1]);
rectangle('Position',[968.75 -531.25 31.25 31.25], 'FaceColor',[0 0 0]);
rectangle('Position',[937.5 -562.5 31.25 31.25], 'FaceColor',[1 1 1]);
rectangle('Position',[968.75 -562.5 31.25 31.25], 'FaceColor',[0 0 0]);
rectangle('Position',[937.5 -593.75 31.25 31.25], 'FaceColor',[1 1 1]);
rectangle('Position',[968.75 -593.75 31.25 31.25], 'FaceColor',[0 0 0]);
rectangle('Position',[937.5 -625 31.25 31.25], 'FaceColor',[1 1 1]);
rectangle('Position',[968.75 -625 31.25 31.25], 'FaceColor',[0 0 0]);
rectangle('Position',[937.5 -656.25 31.25 31.25], 'FaceColor',[1 1 1]);
rectangle('Position',[968.75 -656.25 31.25 31.25], 'FaceColor',[0 0 0]);
rectangle('Position',[937.5 -687.5 31.25 31.25], 'FaceColor',[1 1 1]);
rectangle('Position',[968.75 -687.5 31.25 31.25], 'FaceColor',[0 0 0]);
rectangle('Position',[500 -781.25 31.25 31.25], 'FaceColor',[1 1 1]);
rectangle('Position',[531.25 -781.25 31.25 31.25], 'FaceColor',[0 0 0]);
rectangle('Position',[500 -812.5 31.25 31.25], 'FaceColor',[1 1 1]);
rectangle('Position',[531.25 -812.5 31.25 31.25], 'FaceColor',[0 0 0]);
rectangle('Position',[500 -843.75 31.25 31.25], 'FaceColor',[1 1 1]);
rectangle('Position',[531.25 -843.75 31.25 31.25], 'FaceColor',[0 0 0]);
rectangle('Position',[500 -875 31.25 31.25], 'FaceColor',[1 1 1]);
rectangle('Position',[531.25 -875 31.25 31.25], 'FaceColor',[0 0 0]);
rectangle('Position',[500 -906.25 31.25 31.25], 'FaceColor',[1 1 1]);
rectangle('Position',[531.25 -906.25 31.25 31.25], 'FaceColor',[0 0 0]);
rectangle('Position',[500 -937.5 31.25 31.25], 'FaceColor',[1 1 1]);
rectangle('Position',[531.25 -937.5 31.25 31.25], 'FaceColor',[0 0 0]);
rectangle('Position',[500 -968.75 31.25 31.25], 'FaceColor',[1 1 1]);
rectangle('Position',[531.25 -968.75 31.25 31.25], 'FaceColor',[0 0 0]);
rectangle('Position',[500 -1000 31.25 31.25], 'FaceColor',[0 0 0]);
rectangle('Position',[531.25 -1000 31.25 31.25], 'FaceColor',[0 0 0]);
rectangle('Position',[625 -968.75 31.25 31.25], 'FaceColor',[1 1 1]);
rectangle('Position',[656.25 -968.75 31.25 31.25], 'FaceColor',[1 1 1]);
rectangle('Position',[625 -1000 31.25 31.25], 'FaceColor',[0 0 0]);
rectangle('Position',[656.25 -1000 31.25 31.25], 'FaceColor',[0 0 0]);
rectangle('Position',[687.5 -968.75 31.25 31.25], 'FaceColor',[1 1 1]);
rectangle('Position',[718.75 -968.75 31.25 31.25], 'FaceColor',[1 1 1]);
rectangle('Position',[687.5 -1000 31.25 31.25], 'FaceColor',[0 0 0]);
rectangle('Position',[718.75 -1000 31.25 31.25], 'FaceColor',[0 0 0]);
rectangle('Position',[750 -781.25 31.25 31.25], 'FaceColor',[0 0 0]);
rectangle('Position',[781.25 -781.25 31.25 31.25], 'FaceColor',[0 0 0]);
rectangle('Position',[750 -812.5 31.25 31.25], 'FaceColor',[1 1 1]);
rectangle('Position',[781.25 -812.5 31.25 31.25], 'FaceColor',[1 1 1]);
rectangle('Position',[812.5 -781.25 31.25 31.25], 'FaceColor',[0 0 0]);
rectangle('Position',[843.75 -781.25 31.25 31.25], 'FaceColor',[0 0 0]);
rectangle('Position',[812.5 -812.5 31.25 31.25], 'FaceColor',[1 1 1]);
rectangle('Position',[843.75 -812.5 31.25 31.25], 'FaceColor',[1 1 1]);
rectangle('Position',[875 -781.25 31.25 31.25], 'FaceColor',[0 0 0]);
rectangle('Position',[906.25 -781.25 31.25 31.25], 'FaceColor',[0 0 0]);
rectangle('Position',[875 -812.5 31.25 31.25], 'FaceColor',[1 1 1]);
rectangle('Position',[906.25 -812.5 31.25 31.25], 'FaceColor',[1 1 1]);
rectangle('Position',[937.5 -781.25 31.25 31.25], 'FaceColor',[0 0 0]);
rectangle('Position',[968.75 -781.25 31.25 31.25], 'FaceColor',[0 0 0]);
rectangle('Position',[937.5 -812.5 31.25 31.25], 'FaceColor',[1 1 1]);
rectangle('Position',[968.75 -812.5 31.25 31.25], 'FaceColor',[0 0 0]);
rectangle('Position',[937.5 -843.75 31.25 31.25], 'FaceColor',[1 1 1]);
rectangle('Position',[968.75 -843.75 31.25 31.25], 'FaceColor',[0 0 0]);
rectangle('Position',[937.5 -875 31.25 31.25], 'FaceColor',[1 1 1]);
rectangle('Position',[968.75 -875 31.25 31.25], 'FaceColor',[0 0 0]);
rectangle('Position',[750 -968.75 31.25 31.25], 'FaceColor',[1 1 1]);
rectangle('Position',[781.25 -968.75 31.25 31.25], 'FaceColor',[1 1 1]);
rectangle('Position',[750 -1000 31.25 31.25], 'FaceColor',[0 0 0]);
rectangle('Position',[781.25 -1000 31.25 31.25], 'FaceColor',[0 0 0]);
rectangle('Position',[812.5 -968.75 31.25 31.25], 'FaceColor',[1 1 1]);
rectangle('Position',[843.75 -968.75 31.25 31.25], 'FaceColor',[1 1 1]);
rectangle('Position',[812.5 -1000 31.25 31.25], 'FaceColor',[0 0 0]);
rectangle('Position',[843.75 -1000 31.25 31.25], 'FaceColor',[0 0 0]);
rectangle('Position',[937.5 -906.25 31.25 31.25], 'FaceColor',[1 1 1]);
rectangle('Position',[968.75 -906.25 31.25 31.25], 'FaceColor',[0 0 0]);
rectangle('Position',[937.5 -937.5 31.25 31.25], 'FaceColor',[1 1 1]);
rectangle('Position',[968.75 -937.5 31.25 31.25], 'FaceColor',[0 0 0]);
rectangle('Position',[875 -968.75 31.25 31.25], 'FaceColor',[1 1 1]);
rectangle('Position',[906.25 -968.75 31.25 31.25], 'FaceColor',[1 1 1]);
rectangle('Position',[875 -1000 31.25 31.25], 'FaceColor',[0 0 0]);
rectangle('Position',[906.25 -1000 31.25 31.25], 'FaceColor',[0 0 0]);
rectangle('Position',[937.5 -968.75 31.25 31.25], 'FaceColor',[1 1 1]);
rectangle('Position',[968.75 -968.75 31.25 31.25], 'FaceColor',[0 0 0]);
rectangle('Position',[937.5 -1000 31.25 31.25], 'FaceColor',[0 0 0]);
rectangle('Position',[968.75 -1000 31.25 31.25], 'FaceColor',[0 0 0]);
X=[933.333,875,750,750,725,687.5,687.5,675,656.25,625,593.75,562.5,531.25,500,468.75,437.5,375,312.5,250,125,125,125,66.6667,66.6667];
Y=[-66.6667,-125,-250,-312.5,-375,-437.5,-468.75,-500,-531.25,-531.25,-531.25,-531.25,-531.25,-531.25,-531.25,-531.25,-500,-437.5,-375,-250,-187.5,-125,-66.6667,-66.6667];
hold on;
plot(X,Y,'r');
plot(X,Y,'bo');
legend('3007.61','Location','southoutside');
